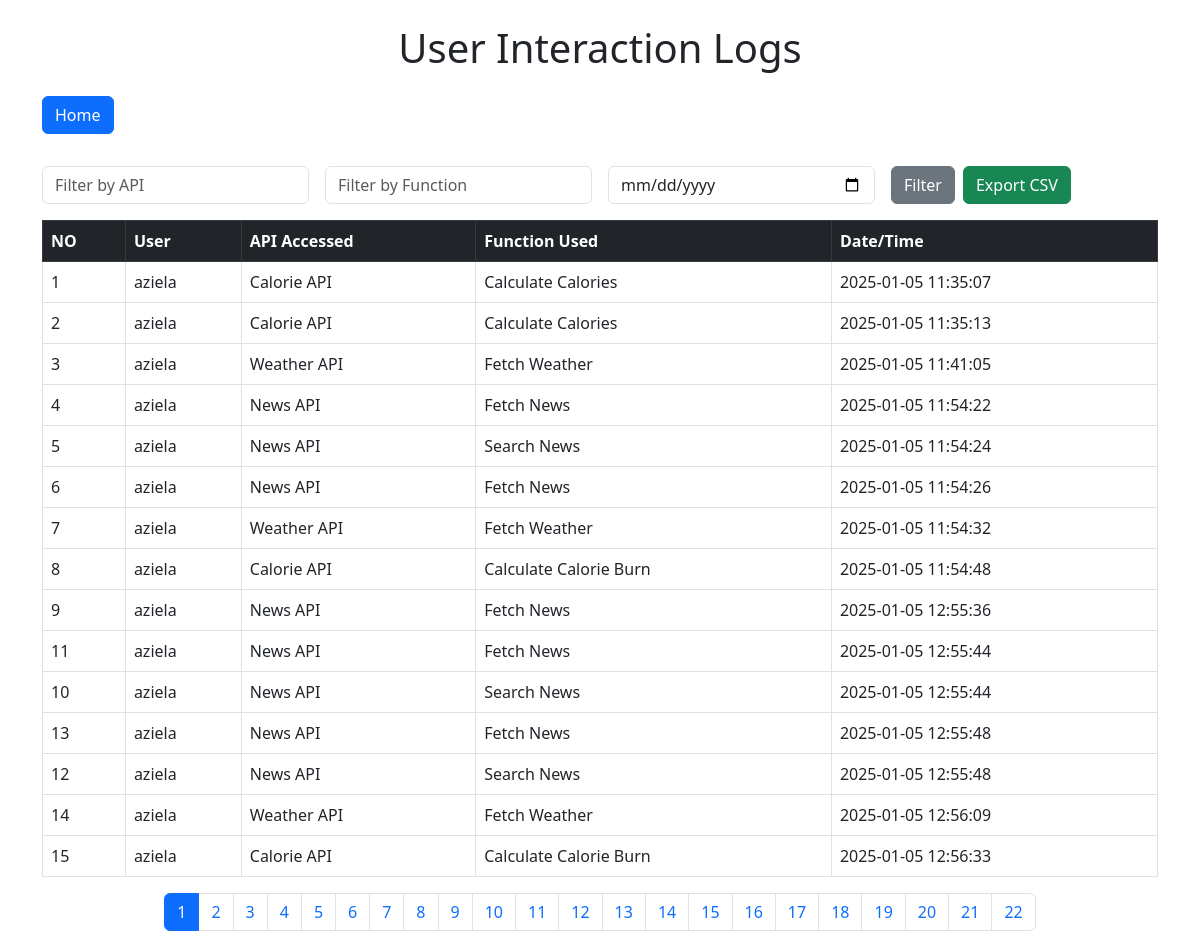
/interaction_logs.php (signed in), run on the app's committed database.
### tables this page shows
CREATE TABLE `interaction_logs` (
  `id` int(11) NOT NULL,
  `user_id` int(11) DEFAULT NULL,
  `api_accessed` varchar(255) DEFAULT NULL,
  `function_used` varchar(255) DEFAULT NULL,
  `date_time` timestamp NOT NULL DEFAULT current_timestamp()
);

CREATE TABLE `users` (
  `user_id` int(11) NOT NULL,
  `username` varchar(100) NOT NULL,
  `password` varchar(255) NOT NULL,
  `email` varchar(100) DEFAULT NULL,
  `date_created` datetime DEFAULT current_timestamp()
);

### interaction_logs.php (the view, shortened to what this page needs)
<?php
include('db_connection.php');
function fetch_interaction_logs($page = 1, $filter_api = '', $filter_function = '', $filter_date = '', $sort = 'date_time') {
    global $pdo;
    $records_per_page = 15;
    $offset = ($page - 1) * $records_per_page;
    $sql = "SELECT il.id, u.username, il.api_accessed, il.function_used, il.date_time
        FROM interaction_logs il
        JOIN users u ON il.user_id = u.user_id
        WHERE il.api_accessed LIKE :filter_api
        AND il.function_used LIKE :filter_function
        AND il.date_time LIKE :filter_date
        ORDER BY $sort
        LIMIT :offset, :records_per_page";
    $stmt = $pdo->prepare($sql);
    $stmt->bindValue(':filter_api', "%$filter_api%", PDO::PARAM_STR);
    $stmt->bindValue(':filter_function', "%$filter_function%", PDO::PARAM_STR);
    $stmt->bindValue(':filter_date', "%$filter_date%", PDO::PARAM_STR);
    $stmt->bindValue(':offset', $offset, PDO::PARAM_INT);
    $stmt->bindValue(':records_per_page', $records_per_page, PDO::PARAM_INT);
    $stmt->execute();
    return $stmt->fetchAll(PDO::FETCH_ASSOC);
}
function get_total_record_count($filter_api = '', $filter_function = '', $filter_date = '') {
    global $pdo;
    $sql = "SELECT COUNT(*) FROM interaction_logs
            WHERE api_accessed LIKE :filter_api
            AND function_used LIKE :filter_function
            AND date_time LIKE :filter_date";
    $stmt = $pdo->prepare($sql);
    $stmt->bindValue(':filter_api', "%$filter_api%", PDO::PARAM_STR);
    $stmt->bindValue(':filter_function', "%$filter_function%", PDO::PARAM_STR);
    $stmt->bindValue(':filter_date', "%$filter_date%", PDO::PARAM_STR);
    $stmt->execute();
    return $stmt->fetchColumn();
}
$page = isset($_GET['page']) ? (int)$_GET['page'] : 1;
$filter_api = $_GET['filter_api'] ?? '';
$filter_function = $_GET['filter_function'] ?? '';
$filter_date = $_GET['filter_date'] ?? '';
$total_records = get_total_record_count($filter_api, $filter_function, $filter_date);
$logs = fetch_interaction_logs($page, $filter_api, $filter_function, $filter_date);
?>
<!DOCTYPE html>
<html lang="en">
<head>
    <link rel="stylesheet" href="https://cdn.jsdelivr.net/npm/bootstrap@5.3.0-alpha1/dist/css/bootstrap.min.css">
</head>
<body>
    <div class="container mt-4">
        <h1 class="mb-4 text-center">User Interaction Logs</h1>
        <form method="get" class="row g-3 mb-3">
            <div class="mb-3">
            <a href="index.html" class="btn btn-primary">Home</a>
            </div>
            <div class="col-md-3">
                <input type="text" name="filter_api" value="<?= htmlspecialchars($filter_api) ?>" class="form-control" placeholder="Filter by API">
            </div>
            <div class="col-md-3">
                <input type="text" name="filter_function" value="<?= htmlspecialchars($filter_function) ?>" class="form-control" placeholder="Filter by Function">
            </div>
            <div class="col-md-3">
                <input type="date" name="filter_date" value="<?= htmlspecialchars($filter_date) ?>" class="form-control" placeholder="Filter by Date">
            </div>
            <div class="col-md-3 d-flex">
                <button type="submit" class="btn btn-secondary me-2">Filter</button>
                <a href="?export=true&filter_api=<?= urlencode($filter_api) ?>&filter_function=<?= urlencode($filter_function) ?>&filter_date=<?= urlencode($filter_date) ?>" class="btn btn-success" target="_blank">Export CSV</a>
            </div>
        </form>
        <table class="table table-bordered">
            <thead class="table-dark">
                <tr>
                    <th>NO</th>
                    <th>User</th>
                    <th>API Accessed</th>
                    <th>Function Used</th>
                    <th>Date/Time</th>
                </tr>
            </thead>
            <tbody>
                <?php foreach ($logs as $row): ?>
                    <tr>
                        <td><?= $row['id'] ?></td>
                        <td><?= htmlspecialchars($row['username']) ?></td>
                        <td><?= htmlspecialchars($row['api_accessed']) ?></td>
                        <td><?= htmlspecialchars($row['function_used']) ?></td>
                        <td><?= htmlspecialchars($row['date_time']) ?></td>
                    </tr>
                <?php endforeach; ?>
            </tbody>
        </table>
        <nav>
            <ul class="pagination justify-content-center">
                <?php for ($i = 1; $i <= ceil($total_records / 15); $i++): ?>
                    <li class="page-item <?= ($i == $page) ? 'active' : '' ?>">
                        <a class="page-link" href="?page=<?= $i ?>&filter_api=<?= urlencode($filter_api) ?>&filter_function=<?= urlencode($filter_function) ?>&filter_date=<?= urlencode($filter_date) ?>"><?= $i ?></a>
                    </li>
                <?php endfor; ?>
            </ul>
        </nav>
    </div>
</body>
</html>

### data on the page
interaction_logs: id "1", user.username "aziela", api_accessed "Calorie API", function_used "Calculate Calories", date_time "2025-01-05 11:35:07"
interaction_logs: id "2", user.username "aziela", api_accessed "Calorie API", function_used "Calculate Calories", date_time "2025-01-05 11:35:13"
interaction_logs: id "3", user.username "aziela", api_accessed "Weather API", function_used "Fetch Weather", date_time "2025-01-05 11:41:05"
interaction_logs: id "4", user.username "aziela", api_accessed "News API", function_used "Fetch News", date_time "2025-01-05 11:54:22"
interaction_logs: id "5", user.username "aziela", api_accessed "News API", function_used "Search News", date_time "2025-01-05 11:54:24"
interaction_logs: id "6", user.username "aziela", api_accessed "News API", function_used "Fetch News", date_time "2025-01-05 11:54:26"
interaction_logs: id "7", user.username "aziela", api_accessed "Weather API", function_used "Fetch Weather", date_time "2025-01-05 11:54:32"
interaction_logs: id "8", user.username "aziela", api_accessed "Calorie API", function_used "Calculate Calorie Burn", date_time "2025-01-05 11:54:48"
interaction_logs: id "9", user.username "aziela", api_accessed "News API", function_used "Fetch News", date_time "2025-01-05 12:55:36"
interaction_logs: id "11", user.username "aziela", api_accessed "News API", function_used "Fetch News", date_time "2025-01-05 12:55:44"
interaction_logs: id "10", user.username "aziela", api_accessed "News API", function_used "Search News", date_time "2025-01-05 12:55:44"
interaction_logs: id "13", user.username "aziela", api_accessed "News API", function_used "Fetch News", date_time "2025-01-05 12:55:48"
interaction_logs: id "12", user.username "aziela", api_accessed "News API", function_used "Search News", date_time "2025-01-05 12:55:48"
interaction_logs: id "14", user.username "aziela", api_accessed "Weather API", function_used "Fetch Weather", date_time "2025-01-05 12:56:09"
interaction_logs: id "15", user.username "aziela", api_accessed "Calorie API", function_used "Calculate Calorie Burn", date_time "2025-01-05 12:56:33"
